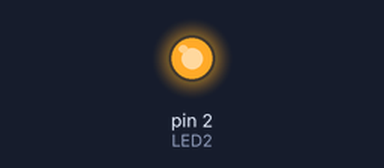
Simulated run of this sketch. Board: Arduino Uno, built with avr-gcc and run on an emulated ATmega328P. Shown: output pins drawn as LEDs (lit = HIGH).

Above: at 0.1 s.
At 35.1 s:
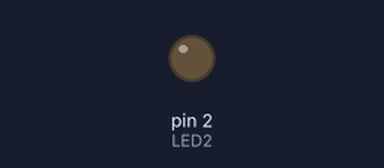
Timing chart, 0 to 40.0 s (numbered marks = the images above):
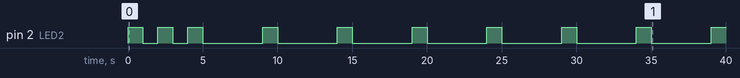

Measured:
- by itself, pin 2 (LED2): goes HIGH 1.0 s, LOW 1.0 s, HIGH 1.0 s, LOW 1.0 s, 7 × (HIGH 1.0 s, LOW 4.0 s), then HIGH

The sketch:

led_test.ino
```cpp
int LED2 = 2;
int count =0;
// the setup function runs once when you press reset or power the board
void setup() {
  // initialize digital pin LED_BUILTIN as an output.
  pinMode(LED2, OUTPUT);

}

// the loop function runs over and over again forever
void loop() {

do {
  digitalWrite(LED2, LOW);
  digitalWrite(LED2, HIGH);   // turn the LED on (HIGH is the voltage level)
  delay(1000);                       // wait for a second
  digitalWrite(LED2, LOW);    // turn the LED off by making the voltage LOW
  delay(1000);
  count ++;
}
while (count <3);

digitalWrite(LED2, LOW);
  delay(3000);                     // wait for a second
}
```
